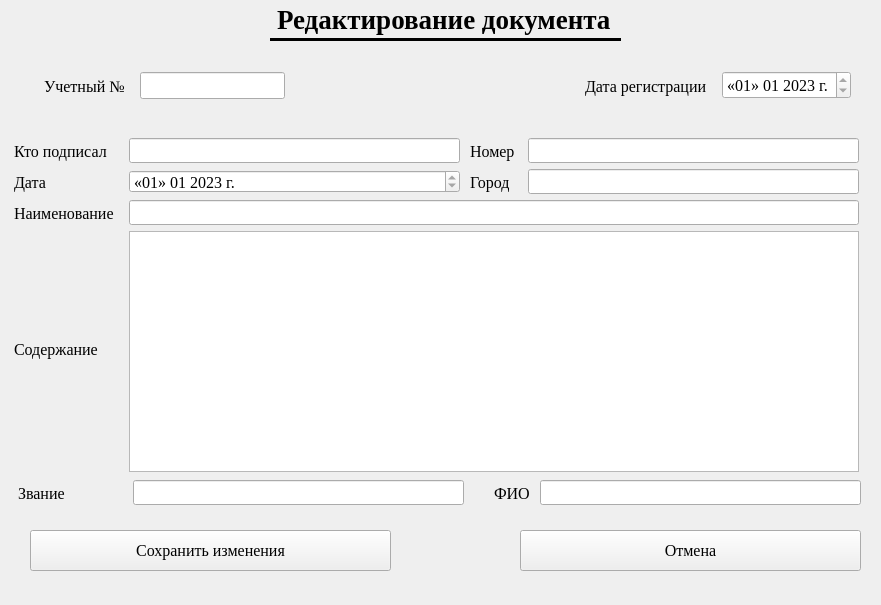
<?xml version="1.0" encoding="UTF-8"?>
<ui version="4.0">
 <class>Form</class>
 <widget class="QWidget" name="Form">
  <property name="geometry">
   <rect>
    <x>0</x>
    <y>0</y>
    <width>881</width>
    <height>605</height>
   </rect>
  </property>
  <property name="windowTitle">
   <string>Form</string>
  </property>
  <widget class="QLabel" name="label_16">
   <property name="geometry">
    <rect>
     <x>270</x>
     <y>0</y>
     <width>351</width>
     <height>41</height>
    </rect>
   </property>
   <property name="font">
    <font>
     <family>Times New Roman</family>
     <pointsize>20</pointsize>
     <weight>75</weight>
     <bold>true</bold>
    </font>
   </property>
   <property name="styleSheet">
    <string notr="true">
border: 3px solid black;
border-left: 0px;
border-right: 0px;
border-top: 0px;</string>
   </property>
   <property name="text">
    <string>Редактирование документа</string>
   </property>
  </widget>
  <widget class="QWidget" name="horizontalLayoutWidget">
   <property name="geometry">
    <rect>
     <x>40</x>
     <y>60</y>
     <width>811</width>
     <height>51</height>
    </rect>
   </property>
   <layout class="QHBoxLayout" name="horizontalLayout">
    <item>
     <widget class="QLabel" name="label_8">
      <property name="font">
       <font>
        <family>Times New Roman</family>
        <pointsize>12</pointsize>
       </font>
      </property>
      <property name="styleSheet">
       <string notr="true">padding: 1 5 0 0;</string>
      </property>
      <property name="text">
       <string>Учетный №</string>
      </property>
     </widget>
    </item>
    <item>
     <widget class="QLineEdit" name="lineEdit_7">
      <property name="font">
       <font>
        <family>Times New Roman</family>
        <pointsize>12</pointsize>
       </font>
      </property>
      <property name="styleSheet">
       <string notr="true"/>
      </property>
      <property name="readOnly">
       <bool>true</bool>
      </property>
     </widget>
    </item>
    <item>
     <spacer name="horizontalSpacer_2">
      <property name="orientation">
       <enum>Qt::Horizontal</enum>
      </property>
      <property name="sizeHint" stdset="0">
       <size>
        <width>40</width>
        <height>20</height>
       </size>
      </property>
     </spacer>
    </item>
    <item>
     <spacer name="horizontalSpacer">
      <property name="orientation">
       <enum>Qt::Horizontal</enum>
      </property>
      <property name="sizeHint" stdset="0">
       <size>
        <width>40</width>
        <height>20</height>
       </size>
      </property>
     </spacer>
    </item>
    <item>
     <widget class="QLabel" name="label_11">
      <property name="font">
       <font>
        <family>Times New Roman</family>
        <pointsize>12</pointsize>
       </font>
      </property>
      <property name="styleSheet">
       <string notr="true">padding: 1 5 0 0;</string>
      </property>
      <property name="text">
       <string>Дата регистрации</string>
      </property>
     </widget>
    </item>
    <item>
     <widget class="QDateEdit" name="dateEdit_2">
      <property name="font">
       <font>
        <family>Times New Roman</family>
        <pointsize>12</pointsize>
       </font>
      </property>
      <property name="dateTime">
       <datetime>
        <hour>0</hour>
        <minute>0</minute>
        <second>0</second>
        <year>2023</year>
        <month>1</month>
        <day>1</day>
       </datetime>
      </property>
      <property name="minimumDateTime">
       <datetime>
        <hour>0</hour>
        <minute>0</minute>
        <second>0</second>
        <year>2022</year>
        <month>1</month>
        <day>1</day>
       </datetime>
      </property>
      <property name="displayFormat">
       <string>«dd» MM yyyy г.</string>
      </property>
     </widget>
    </item>
   </layout>
  </widget>
  <widget class="QDateEdit" name="dateEdit_3">
   <property name="geometry">
    <rect>
     <x>129</x>
     <y>170</y>
     <width>331</width>
     <height>23</height>
    </rect>
   </property>
   <property name="font">
    <font>
     <family>Times New Roman</family>
     <pointsize>12</pointsize>
    </font>
   </property>
   <property name="dateTime">
    <datetime>
     <hour>0</hour>
     <minute>0</minute>
     <second>0</second>
     <year>2023</year>
     <month>1</month>
     <day>1</day>
    </datetime>
   </property>
   <property name="minimumDateTime">
    <datetime>
     <hour>0</hour>
     <minute>0</minute>
     <second>0</second>
     <year>2022</year>
     <month>1</month>
     <day>1</day>
    </datetime>
   </property>
   <property name="displayFormat">
    <string>«dd» MM yyyy г.</string>
   </property>
  </widget>
  <widget class="QLineEdit" name="lineEdit_9">
   <property name="geometry">
    <rect>
     <x>129</x>
     <y>138</y>
     <width>331</width>
     <height>25</height>
    </rect>
   </property>
   <property name="font">
    <font>
     <family>Times New Roman</family>
     <pointsize>12</pointsize>
    </font>
   </property>
   <property name="styleSheet">
    <string notr="true"/>
   </property>
  </widget>
  <widget class="QLabel" name="label_9">
   <property name="geometry">
    <rect>
     <x>14</x>
     <y>480</y>
     <width>113</width>
     <height>25</height>
    </rect>
   </property>
   <property name="font">
    <font>
     <family>Times New Roman</family>
     <pointsize>12</pointsize>
    </font>
   </property>
   <property name="styleSheet">
    <string notr="true">padding: 1 5 0 0;</string>
   </property>
   <property name="text">
    <string>Звание</string>
   </property>
  </widget>
  <widget class="QLabel" name="label_17">
   <property name="geometry">
    <rect>
     <x>10</x>
     <y>231</y>
     <width>113</width>
     <height>235</height>
    </rect>
   </property>
   <property name="font">
    <font>
     <family>Times New Roman</family>
     <pointsize>12</pointsize>
    </font>
   </property>
   <property name="styleSheet">
    <string notr="true">padding: 1 5 0 0;</string>
   </property>
   <property name="text">
    <string>Содержание</string>
   </property>
  </widget>
  <widget class="QLabel" name="label_10">
   <property name="geometry">
    <rect>
     <x>466</x>
     <y>138</y>
     <width>56</width>
     <height>25</height>
    </rect>
   </property>
   <property name="font">
    <font>
     <family>Times New Roman</family>
     <pointsize>12</pointsize>
    </font>
   </property>
   <property name="styleSheet">
    <string notr="true">padding: 1 5 0 0;</string>
   </property>
   <property name="text">
    <string>Номер</string>
   </property>
  </widget>
  <widget class="QLabel" name="label_18">
   <property name="geometry">
    <rect>
     <x>10</x>
     <y>169</y>
     <width>113</width>
     <height>25</height>
    </rect>
   </property>
   <property name="font">
    <font>
     <family>Times New Roman</family>
     <pointsize>12</pointsize>
    </font>
   </property>
   <property name="styleSheet">
    <string notr="true">padding: 1 5 0 0;</string>
   </property>
   <property name="text">
    <string>Дата</string>
   </property>
  </widget>
  <widget class="QLineEdit" name="lineEdit_10">
   <property name="geometry">
    <rect>
     <x>129</x>
     <y>200</y>
     <width>730</width>
     <height>25</height>
    </rect>
   </property>
   <property name="font">
    <font>
     <family>Times New Roman</family>
     <pointsize>12</pointsize>
    </font>
   </property>
  </widget>
  <widget class="QLabel" name="label_19">
   <property name="geometry">
    <rect>
     <x>466</x>
     <y>169</y>
     <width>56</width>
     <height>25</height>
    </rect>
   </property>
   <property name="font">
    <font>
     <family>Times New Roman</family>
     <pointsize>12</pointsize>
    </font>
   </property>
   <property name="styleSheet">
    <string notr="true">padding: 1 5 0 0;</string>
   </property>
   <property name="text">
    <string>Город</string>
   </property>
  </widget>
  <widget class="QLineEdit" name="lineEdit_11">
   <property name="geometry">
    <rect>
     <x>540</x>
     <y>480</y>
     <width>321</width>
     <height>25</height>
    </rect>
   </property>
   <property name="font">
    <font>
     <family>Times New Roman</family>
     <pointsize>12</pointsize>
    </font>
   </property>
  </widget>
  <widget class="QLineEdit" name="lineEdit_12">
   <property name="geometry">
    <rect>
     <x>133</x>
     <y>480</y>
     <width>331</width>
     <height>25</height>
    </rect>
   </property>
   <property name="font">
    <font>
     <family>Times New Roman</family>
     <pointsize>12</pointsize>
    </font>
   </property>
  </widget>
  <widget class="QLabel" name="label_20">
   <property name="geometry">
    <rect>
     <x>490</x>
     <y>480</y>
     <width>51</width>
     <height>25</height>
    </rect>
   </property>
   <property name="font">
    <font>
     <family>Times New Roman</family>
     <pointsize>12</pointsize>
    </font>
   </property>
   <property name="styleSheet">
    <string notr="true">padding: 1 5 0 0;</string>
   </property>
   <property name="text">
    <string>ФИО</string>
   </property>
  </widget>
  <widget class="QTextEdit" name="textEdit_2">
   <property name="geometry">
    <rect>
     <x>129</x>
     <y>231</y>
     <width>730</width>
     <height>241</height>
    </rect>
   </property>
  </widget>
  <widget class="QLabel" name="label_21">
   <property name="geometry">
    <rect>
     <x>10</x>
     <y>138</y>
     <width>113</width>
     <height>25</height>
    </rect>
   </property>
   <property name="font">
    <font>
     <family>Times New Roman</family>
     <pointsize>12</pointsize>
    </font>
   </property>
   <property name="styleSheet">
    <string notr="true">padding: 1 5 0 0;</string>
   </property>
   <property name="text">
    <string>Кто подписал</string>
   </property>
  </widget>
  <widget class="QLineEdit" name="lineEdit_13">
   <property name="geometry">
    <rect>
     <x>528</x>
     <y>169</y>
     <width>331</width>
     <height>25</height>
    </rect>
   </property>
   <property name="font">
    <font>
     <family>Times New Roman</family>
     <pointsize>12</pointsize>
    </font>
   </property>
  </widget>
  <widget class="QLineEdit" name="lineEdit_14">
   <property name="geometry">
    <rect>
     <x>528</x>
     <y>138</y>
     <width>331</width>
     <height>25</height>
    </rect>
   </property>
   <property name="font">
    <font>
     <family>Times New Roman</family>
     <pointsize>12</pointsize>
    </font>
   </property>
   <property name="styleSheet">
    <string notr="true"/>
   </property>
  </widget>
  <widget class="QLabel" name="label_22">
   <property name="geometry">
    <rect>
     <x>10</x>
     <y>200</y>
     <width>113</width>
     <height>25</height>
    </rect>
   </property>
   <property name="font">
    <font>
     <family>Times New Roman</family>
     <pointsize>12</pointsize>
    </font>
   </property>
   <property name="styleSheet">
    <string notr="true">padding: 1 5 0 0;</string>
   </property>
   <property name="text">
    <string>Наименование</string>
   </property>
  </widget>
  <widget class="QPushButton" name="pushButton">
   <property name="geometry">
    <rect>
     <x>30</x>
     <y>530</y>
     <width>361</width>
     <height>41</height>
    </rect>
   </property>
   <property name="font">
    <font>
     <family>Times New Roman</family>
     <pointsize>12</pointsize>
    </font>
   </property>
   <property name="text">
    <string>Сохранить изменения</string>
   </property>
  </widget>
  <widget class="QPushButton" name="pushButton_2">
   <property name="geometry">
    <rect>
     <x>520</x>
     <y>530</y>
     <width>341</width>
     <height>41</height>
    </rect>
   </property>
   <property name="font">
    <font>
     <family>Times New Roman</family>
     <pointsize>12</pointsize>
    </font>
   </property>
   <property name="text">
    <string>Отмена</string>
   </property>
  </widget>
 </widget>
 <resources/>
 <connections/>
</ui>
